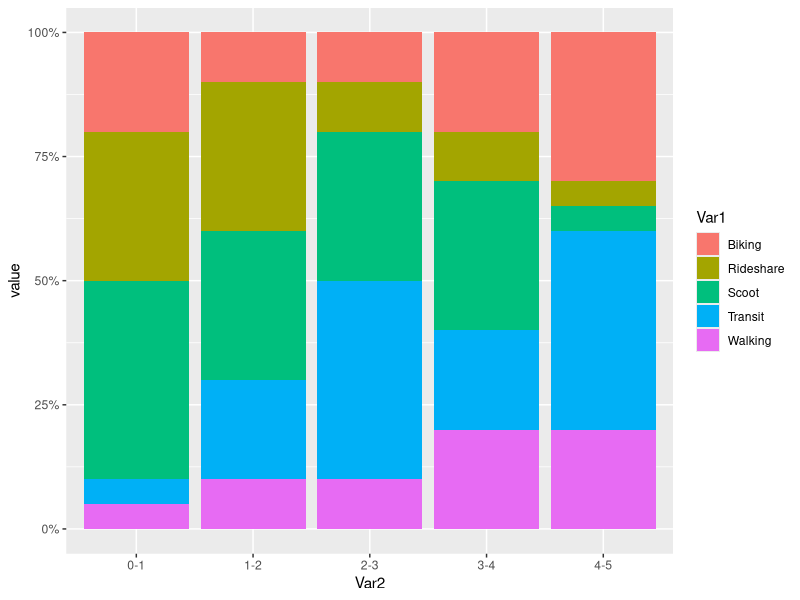

Here is the R script that generated this plot:
library(ggplot2)
library(plyr)
library(reshape2)
library(scales)

data = c(20, 10, 10, 20, 30,
        30, 30, 10, 10, 5,
        40, 30, 30, 30, 5,
        5, 20, 40, 20, 40,
        5, 10, 10, 20, 20)

data = matrix(data, nrow = 5, ncol = 5, byrow = TRUE, dimnames(names))

colnames(data) = c("0-1", "1-2", "2-3", "3-4", "4-5")
row.names(data) = c("Biking", "Rideshare", "Scoot", "Transit", "Walking")

print(data)

#Add an id variable for the filled regions
data = melt(data)

ggplot(data, aes(x = Var2, y = value,fill = Var1)) + 
  geom_bar(position = "fill",stat = "identity") + 
  scale_y_continuous(labels = percent_format())


